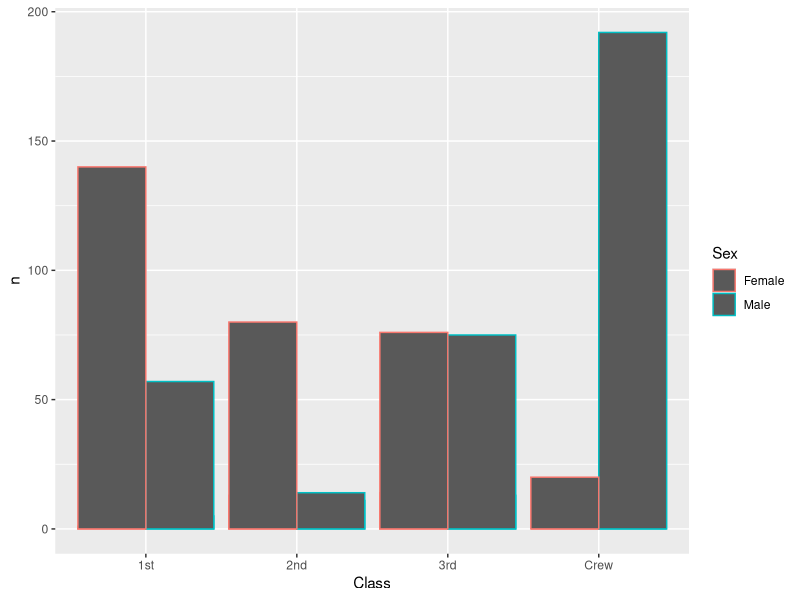

Source code (R):
## ---- chunk 1
library(tidyverse)

df_titanic <- as_tibble(Titanic)
## ---- chunk 2
## TASK: Perform a `glimpse` of df_titanic
df_titanic %>% glimpse()
## ---- chunk 3
## NOTE: No need to edit! We'll cover how to
## do this calculation in a later exercise.
df_titanic %>% summarize(total = sum(n))
## ---- chunk 4
## TASK: Visualize counts against `Class` and `Sex`
df_titanic_survive <- df_titanic %>%
  filter(Survived == 'Yes')
df_titanic_survive %>%
  ggplot(aes(x = Class, y = n, group = Sex, colour = Sex)) +
  geom_col(position = "dodge")
## ---- chunk 5
## NOTE: No need to edit! We'll cover how to
## do this calculation in a later exercise.
df_prop <-
  df_titanic %>%
  group_by(Class, Sex, Age) %>%
  mutate(
    Total = sum(n),
    Prop = n / Total
  ) %>%
  ungroup()
df_prop
## ---- chunk 6

## ---- chunk 7
